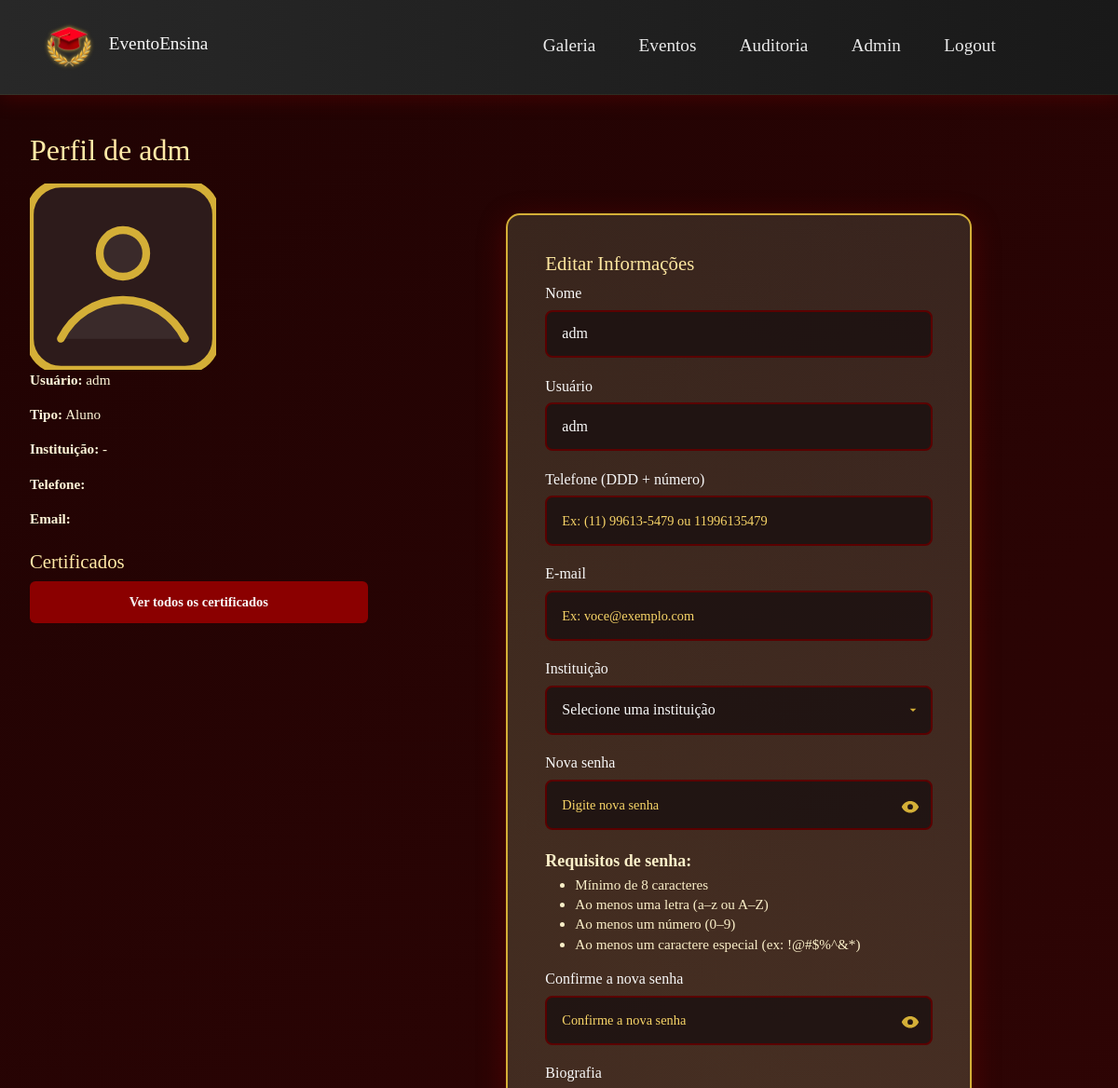
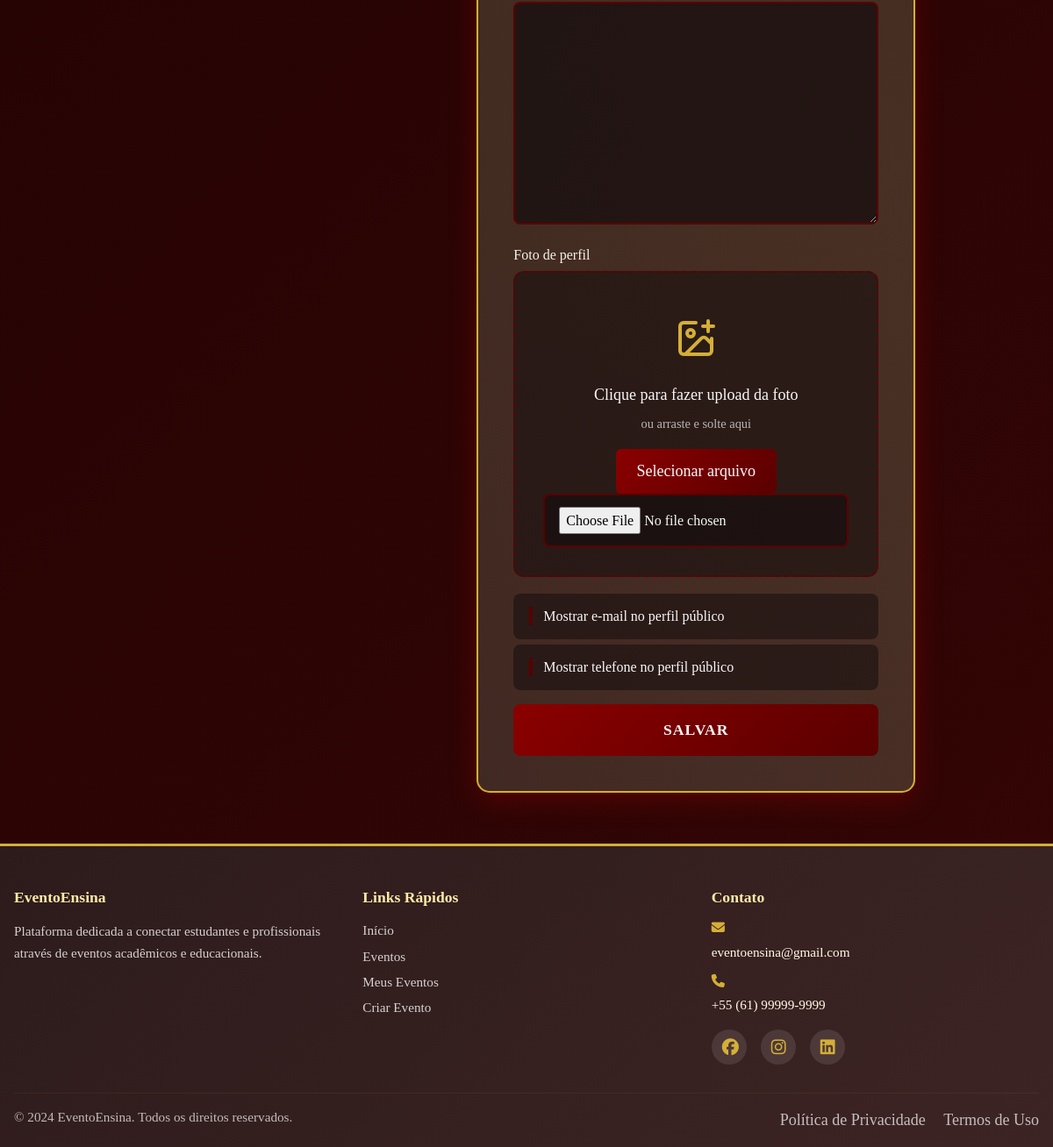
Screenshot of /usuarios/perfil/ (signed in) with the database file from the repository (2 pictures, top to bottom).
### usuarios/models.py (models this page shows, shortened)
class Usuario(models.Model):
    nome = models.CharField(max_length=150)
    telefone = models.CharField(max_length=32, blank=True, null=True)
    instituicao = models.ForeignKey(Instituicao, on_delete=models.SET_NULL, null=True, blank=True)
    tipo = models.ForeignKey(TipoUsuario, on_delete=models.CASCADE)
    nome_usuario = models.CharField(max_length=50, unique=True)
    email = models.EmailField(blank=True, null=True)
    senha = models.CharField(max_length=128, blank=True, null=True)
    user = models.OneToOneField(settings.AUTH_USER_MODEL, on_delete=models.SET_NULL, null=True, blank=True, related_name='profile')
    base_dir = models.CharField(max_length=255, blank=True, null=True)

class TipoUsuario(models.Model):
    tipo = models.CharField(max_length=50, unique=True)

class Perfil(models.Model):
    usuario = models.OneToOneField(Usuario, on_delete=models.CASCADE)
    foto = models.ImageField(upload_to=user_directory_path, blank=True, null=True)
    biografia = models.TextField(blank=True, null=True)
    mostrar_email = models.BooleanField(default=False)
    mostrar_telefone = models.BooleanField(default=False)

### usuarios/views.py (the view, shortened to what this page needs)
# urls.py: path('perfil/', views.perfil, name='perfil'),
@usuario_login_required
def perfil(request):
    usuario = get_current_usuario(request)
    if usuario is None:
        if request.user.is_authenticated:
            messages.info(request, 'Nenhum perfil de aplicativo encontrado para sua conta Django. Por favor, complete o cadastro.')
            return redirect('cadastro')
        else:
            return redirect('login')
    perfil_obj, _ = Perfil.objects.get_or_create(usuario=usuario)
    if request.method == 'POST':
        uform = UsuarioEditForm(request.POST, instance=usuario)
        pform = PerfilForm(request.POST, request.FILES, instance=perfil_obj)
        if uform.is_valid() and pform.is_valid():
            from .utils import create_user_dirs
            created = False
            try:
                created = create_user_dirs(usuario)
            except Exception:
                created = False
            if not created:
                messages.warning(request, 'Atenção: não foi possível criar diretórios de usuário no servidor. Verifique permissões ou contate o administrador.')
            uform.save()
            try:
                perfil = pform.save()
            except Exception as e:
                import logging
                logger = logging.getLogger(__name__)
                logger.error(f'Erro ao salvar perfil para usuario {getattr(usuario, "id", None)}: {e}')
                messages.error(request, 'Erro ao salvar perfil (problema com upload de arquivo?). Verifique os arquivos e tente novamente.')
                return render(request, 'perfil.html', {'usuario': usuario, 'uform': uform, 'pform': pform, 'nav_items': nav_items})
            try:
                usuario.refresh_from_db()
                perfil_obj.refresh_from_db()
            except Exception:
                pass
            messages.success(request, 'Perfil atualizado com sucesso.')
            return redirect('perfil')
    else:
        uform = UsuarioEditForm(instance=usuario)
        pform = PerfilForm(instance=perfil_obj)
    import logging
    logger = logging.getLogger(__name__)
    logger.debug(f'perfil view: usuario={getattr(usuario, "id", None)} chamada method={request.method}')
    import re as _re
    tel_digits = _re.sub(r'\D', '', usuario.telefone or '')
    if len(tel_digits) >= 11:
        core = tel_digits[-11:]
    else:
        core = tel_digits
    local = core[-9:]
    whatsapp_link = f"https://wa.me/{usuario.telefone.replace('+', '').replace('(', '').replace(')', '').replace(' ', '').replace('-', '')}" if usuario.telefone else None
    return render(request, 'perfil.html', {'usuario': usuario, 'uform': uform, 'pform': pform, 'nav_items': nav_items, 'telefone': local, 'whatsapp_link': whatsapp_link})

### usuarios/forms.py (shortened to what this page needs)
class PerfilForm(forms.ModelForm):
    foto = forms.ImageField(required=False)
    mostrar_email = forms.BooleanField(required=False, label='Mostrar e-mail no perfil público')
    mostrar_telefone = forms.BooleanField(required=False, label='Mostrar telefone no perfil público')
    class Meta:
        model = Perfil
        fields = ['foto', 'biografia', 'mostrar_email', 'mostrar_telefone']

### usuarios/models.py (called while the page is built)
    def __str__(self):
        return self.nome

### usuarios/views.py (called while the page is built)
def usuario_login_required(view_func):
    @wraps(view_func)
    def _wrapped(request, *args, **kwargs):
        usuario = get_current_usuario(request)
        if usuario is None:
            if not request.user.is_authenticated:
                return redirect('login')
        return view_func(request, *args, **kwargs)
    return _wrapped

### usuarios/templates/perfil.html (shortened to what this page needs)
{% extends 'base/base.html' %}
{% load static %}
{% block extra_css %}
<link rel="stylesheet" href="{% static 'styles/forms.css' %}">
{% endblock %}
{% block content %}
<div class="container mt-4 perfil-container">
    <h1 class="mb-3">Perfil de {{ usuario.nome }}</h1>
    <div class="row perfil-grid">
        <div class="col-md-4 perfil-left">
            {% if usuario.perfil.foto %}
            <img src="{{ usuario.perfil.foto.url }}" alt="Foto de {{ usuario.nome }}" class="img-fluid rounded"
                style="max-width:200px; margin-bottom: 5px; filter: drop-shadow(0 0 4px var(--primary-gold));" />
            {% else %}
            <img src="{% static 'images/unknown.svg' %}" alt="Sem foto" class="img-fluid rounded"
                style="max-width:200px;" />
            {% endif %}
            <p><strong>Usuário:</strong> {{ usuario.nome_usuario }}</p>
            <p><strong>Tipo:</strong> {{ usuario.tipo.tipo }}</p>
            <p><strong>Instituição:</strong>
                {% if usuario.instituicao %}
                <a href="{% url 'instituicao_publica' usuario.instituicao.id %}">{{ usuario.instituicao.nome }}</a>
                {% else %}
                -
                {% endif %}
            </p>
            <p><strong>Telefone:</strong> {{ usuario.telefone }}</p>
            <p><strong>Email:</strong> {{ usuario.email }}</p>
            <h3 class="mt-4">Certificados</h3>
            <a href="{% url 'perfil_certificados' usuario.nome_usuario %}" class="btn btn-success mt-2">Ver todos os
                certificados</a>
        </div>
        <div class="col-md-8 perfil-right">
            <div class="form-container">
                <h3>Editar Informações</h3>
                <form method="post" enctype="multipart/form-data">
                    <p>
                    <label for="{{ uform.nome.id_for_label }}">Nome</label>
                    {{ uform.nome }}
                    </p>
                    <p>
                    <label for="{{ uform.nome_usuario.id_for_label }}">Usuário</label>
                    {{ uform.nome_usuario }}
                    </p>
                    <p>
                    <label for="{{ uform.telefone.id_for_label }}">Telefone (DDD + número)</label>
                    {{ uform.telefone }}
                    </p>
                    <p>
                    <label for="{{ uform.email.id_for_label }}">E-mail</label>
                    {{ uform.email }}
                    </p>
                    <p>
                    <label for="{{ uform.instituicao.id_for_label }}">Instituição</label>
                    {{ uform.instituicao }}
                    </p>
                    <p class="senha-container">
                        <label for="{{ uform.nova_senha.id_for_label }}">Nova senha</label>
                        {{ uform.nova_senha }}
                        <button type="button" class="toggle-senha" data-target="{{ uform.nova_senha.id_for_label }}"
                            title="Mostrar/ocultar senha">
                            <svg class="icon-show active" xmlns="http://www.w3.org/2000/svg" width="20" height="20"
                                viewBox="0 0 24 24">
                                <path fill="currentColor"
                                    d="M12 4.5C7 4.5 2.73 7.61 1 12c1.73 4.39 6 7.5 11 7.5s9.27-3.11 11-7.5c-1.73-4.39-6-7.5-11-7.5m0 11a3.5 3.5 0 1 1 0-7a3.5 3.5 0 0 1 0 7" />
                            </svg>
                        </button>
                    </p>
                    <div class="password-requirements" aria-live="polite">
                        <strong>Requisitos de senha:</strong>
                        <ul>
                            <li>Mínimo de 8 caracteres</li>
                            <li>Ao menos uma letra (a–z ou A–Z)</li>
                            <li>Ao menos um número (0–9)</li>
                            <li>Ao menos um caractere especial (ex: !@#$%^&*)</li>
                        </ul>
                    </div>
                    <p class="senha-container">
                        <label for="{{ uform.nova_senha_confirm.id_for_label }}">Confirme a nova senha</label>
                        {{ uform.nova_senha_confirm }}
                        <button type="button" class="toggle-senha"
                            data-target="{{ uform.nova_senha_confirm.id_for_label }}" title="Mostrar/ocultar senha">
                            <svg class="icon-show active" xmlns="http://www.w3.org/2000/svg" width="20" height="20"
                                viewBox="0 0 24 24">
                                <path fill="currentColor"
                                    d="M12 4.5C7 4.5 2.73 7.61 1 12c1.73 4.39 6 7.5 11 7.5s9.27-3.11 11-7.5c-1.73-4.39-6-7.5-11-7.5m0 11a3.5 3.5 0 1 1 0-7a3.5 3.5 0 0 1 0 7" />
                            </svg>
                        </button>
                    </p>
                    <p>
                    <label for="{{ pform.biografia.id_for_label }}">Biografia</label>
                    {{ pform.biografia }}
                    </p>
                    <div class="upload-container">
                        <label for="{{ pform.foto.id_for_label }}">Foto de perfil</label>
                        <div class="upload-area" id="uploadArea">
                            <div class="upload-icon">
                            </div>
                            <div class="upload-text">Clique para fazer upload da foto</div>
                            <div class="upload-subtext">ou arraste e solte aqui</div>
                            <button type="button" class="upload-btn">Selecionar arquivo</button>
                            {{ pform.foto }}
                        </div>
                    </div>
                    <label class="checkbox-container">
                        <span class="checkmark"></span>
                        <span class="checkbox-label">Mostrar e-mail no perfil público</span>
                    </label>
                    <label class="checkbox-container">
                        <span class="checkmark"></span>
                        <span class="checkbox-label">Mostrar telefone no perfil público</span>
                    </label>
                    <button type="submit" class="btn btn-primary">Salvar</button>
                </form>
            </div>
        </div>
    </div>
</div>
{% endblock %}

### static/styles/base.css (style rules this page uses)
* { margin: 0; padding: 0; box-sizing: border-box; }
:root { --primary-gold: #d4af37; --primary-gold-dark: #b8941f; --primary-orange: #ff7f16; --success-green: #28a745; --danger-red: #dc3545; --background-base-dark: #200303; --background-base-medium: #350505; --background-card: linear-gradient(135deg, #2d1b1b 0%, #3d2424 100%); --background-card-hover: linear-gradient(135deg, #3d2424 0%, #4d2c2c 100%); --text-light: #fff7d9; --text-brighter: #fffbe6; --text-heading: #ffeaa7; --text-muted: #ff7f16; --border-color: #d4af37; --card-shadow: 0 4px 6px rgba(0, 0, 0, 0.3); --card-shadow-hover: 0 6px 12px rgba(212, 175, 55, 0.2); }
body { font-family: 'Georgia', 'Times New Roman', serif; background: linear-gradient(135deg, var(--background-base-dark) 0%, var(--background-base-medium) 100%) no-repeat fixed; color: var(--text-light); min-height: 100vh; line-height: 1.6; font-size: 18px; display: flex; flex-direction: column; }
h1, h2, h3, h4, h5 { color: var(--text-heading); margin-bottom: 0.5rem; }
h1 { font-size: 2rem; }
h3 { font-size: 1.3rem; }
p, li, label { color: var(--text-light); font-size: 0.95rem; line-height: 1.4; }
a, .btn { color: var(--text-brighter); text-decoration: none; }
.btn { padding: 0.6rem 1rem; margin-top: 5px; background: #8b0000; color: #f8f8f8; text-align: center; text-decoration: none; border-radius: 6px; font-weight: 600; transition: all 0.3s ease; font-size: 0.9rem; min-height: 40px; display: flex; align-items: center; justify-content: center; border: 2px solid transparent; }
.btn-primary { background: linear-gradient(135deg, #a66b03 0%, #7a4a02 100%); border: none; color: #fff; }
input, textarea, select { background: rgba(255,255,255,0.05); color: var(--text-brighter); border: 1px solid var(--border-color); font-size: 1rem; padding: 0.7rem; border-radius: 6px; width: 100%; }
input::placeholder, textarea::placeholder { color: rgba(255,255,255,0.6); font-size: 0.9rem; }
.mb-3 { margin-bottom: 1.5rem; }
.mt-2 { margin-top: 1rem; }
.mt-4 { margin-top: 2rem; }
.container { max-width: 1200px; margin: 0 auto; padding: 0 1rem; }
html, body { height: 100%; }

### rows the page displays
Usuario: nome "adm", nome_usuario "adm", tipo.tipo "Aluno", instituicao "Selecione uma instituição"

### other values shown
{{ item.label }} "Galeria" "Eventos" "Auditoria" "Admin" "Logout"
